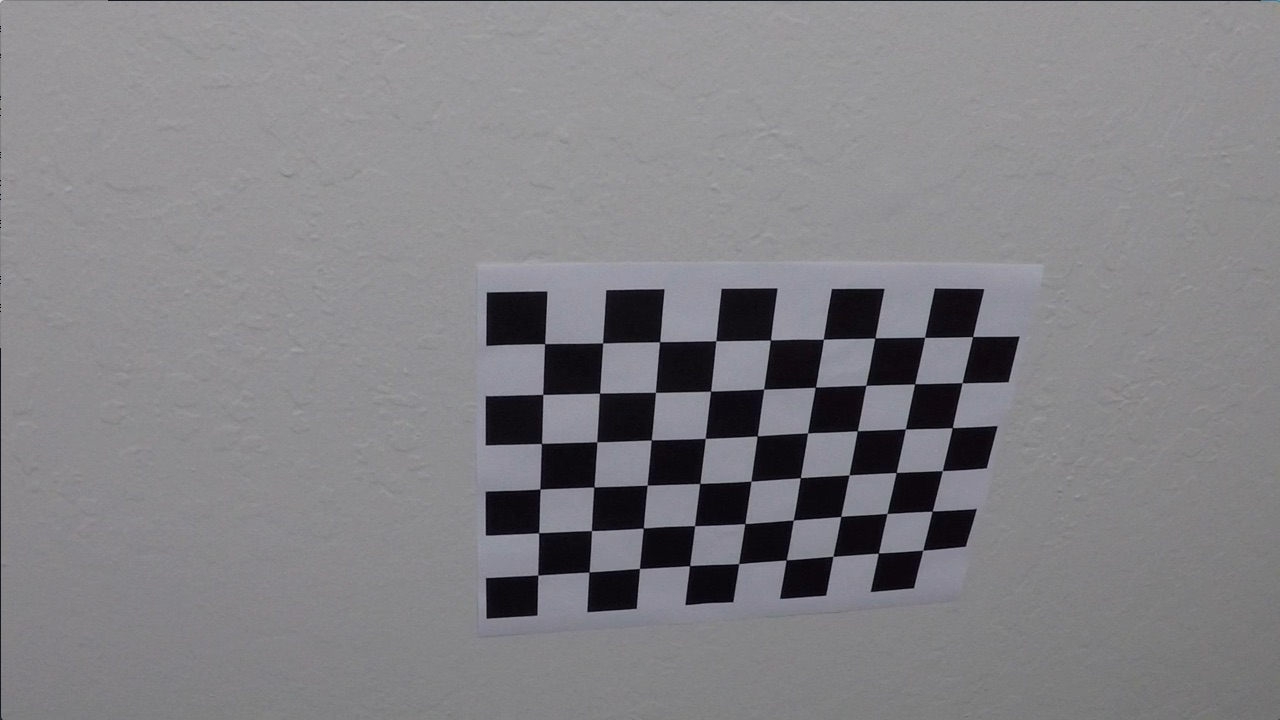
#> input picture camera_cal/calibration10.jpg, 1280 x 720 px
$ jupyter execute --allow-errors Untitled.ipynb   (shell and % lines are left out)   (older library calls are emulated)
#> lines starting #> are read from the running program, lines starting #| are printed output that depends on the picture; pictures that were not available may be replaced by others from this repository, and a replacement may not be noted
[cell 1]
import numpy as np
import pandas as pd
import cv2
import os
import glob
import matplotlib.pyplot as plt
import pickle
import time

[cell 2]
def calibrate():
    """
    This function is used to calibrate camera from images of chessboard
    captured from a camera for which camera matrix and distortion
    coefficients are to be calculated
    """
    # Create object points (0 0 0) ... (8 5 0)
    objp = np.zeros((9*6, 3), np.float32)

    # assign grid points to x and y keeping z as zero
    objp[:, :2] = np.mgrid[0:9, 0:6].T.reshape(-1, 2)

    # Stores all object points & img points from all images
    objpoints = []
    imgpoints = []

    # Get directory for all calibration images
    images = glob.glob('camera_cal/calibration*.jpg')

    for indx, fname in enumerate(images):

        img = cv2.imread(fname)
#> img is the input picture: shape (720, 1280, 3); mean B, G, R 133.1, 129.4, 130.2

        # Converting to grayclae - findChessboardCorners expects graysclae image
        gray = cv2.cvtColor(img, cv2.COLOR_BGR2GRAY)

        # Find inner corners of chess baord
        ret, corners = cv2.findChessboardCorners(gray, (9, 6), None)
#> ret = True; corners = 54 rows, first 8: [545.3, 343.1], [602.7, 342.8], [660.1, 341.3], [715.8, 340.7], [770.6, 340], [823.5, 339.2], [874.3, 338.5], [925.1, 337.4]

        if ret == True:
            objpoints.append(objp)
            imgpoints.append(corners)

    img_size = (img.shape[1], img.shape[0])
#> img_size = (1280, 720)

    # Calibrate camera
    ret, mtx, dist, rvecs, tvecs = cv2.calibrateCamera(objpoints, imgpoints, img_size, None, None)
#> ret = 1.03; mtx = [[1165.6, 0, 727.6], [0, 1156, 358.5], [0, 0, 1]]; dist = [[-0.293, 0.307, -0.00319, 0.005, -0.525]]; rvecs = ([0.48, -0.274, 0.0473], [0.00453, 0.394, -0.00586], [0.0145, 0.61, 0.0035]); tvecs = ([-3.09, -0.258, 19.56], [-18.71, -2.62, 31.34], [-1.31, -2.95, 21.96])

    # Save camera matrix and distortion coefficient to pickle file

    calibration_param = {}
    calibration_param['mtx'] = mtx
    calibration_param['dist'] = dist
    pickle.dump( calibration_param, open('camera_cal/calibration_pickle.pickle', 'wb') )

[cell 3]
calibrate()

[cell 4]
# [17 lines left out: function undistort_img, not called in this run]

[cell 5]
img = cv2.imread('camera_cal/calibration1.jpg')
undistorted_img = img

f, (ax1, ax2) = plt.subplots(1, 2, figsize = (20, 10))

#> (the rest of this cell did not finish here and is left out)

[cell 6]
img = cv2.imread('test_images/test5.jpg')

#cv2 read in BGR formate where as matplotlib as RGB
#> (the rest of this cell did not finish here and is left out)

[cell 7]
def img_threshold(img, s_thresh=(170, 255), sx_thresh=(20, 255)):

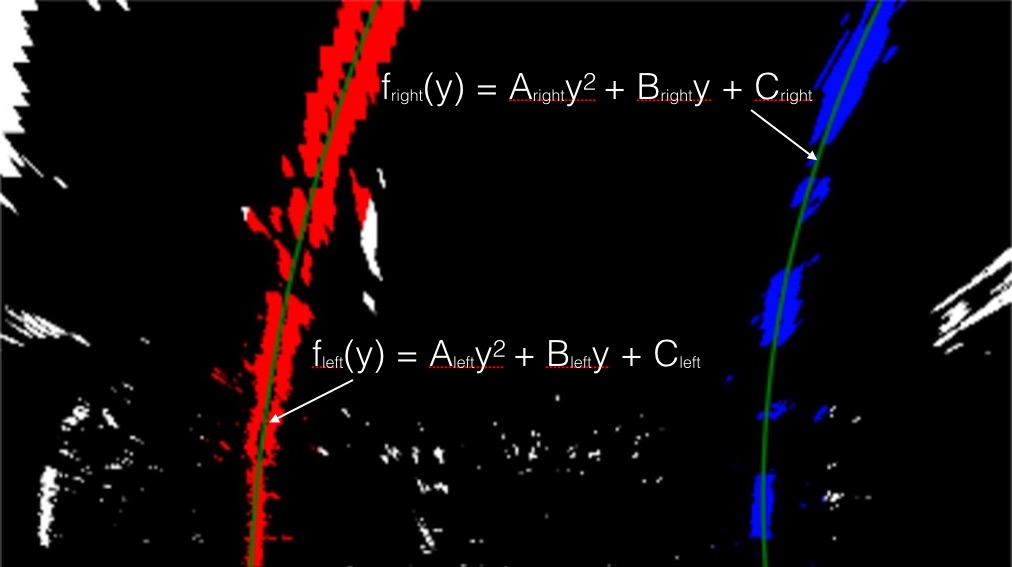
#> input picture examples/color_fit_lines.jpg, 1012 x 567 px, given in place of project_video.mp4, which was not available
#> further down, frame is the input picture: shape (567, 1012, 3); mean B, G, R 11.4, 8.2, 15.7
    undistorted_img = img
    hls = cv2.cvtColor(img, cv2.COLOR_RGB2HLS)

    l_channel = hls[:, :, 1]
    s_channel = hls[:, :, 2]


    sobelx = cv2.Sobel(l_channel, cv2.CV_64F, 1, 0)
    abs_sobelx = np.absolute(sobelx)
    scaled_sobel = np.uint8(255*abs_sobelx/np.max(abs_sobelx))

    sxbinary = np.zeros_like(scaled_sobel)
    sxbinary[(scaled_sobel >= sx_thresh[0]) & (scaled_sobel <= sx_thresh[1])] = 1

    s_binary = np.zeros_like(s_channel)
    s_binary[(s_channel >= s_thresh[0]) & (s_channel <= s_thresh[1])] = 1

    color_binary = np.dstack((np.zeros_like(sxbinary), sxbinary, s_binary)) * 255

    combined_binary = np.zeros_like(sxbinary)

    combined_binary[(s_binary == 1) | (sxbinary == 1)] = 1

    return combined_binary

[cell 8]
gambar = cv2.imread("lane_detection_hijau.jpeg")
#> (the rest of this cell did not finish here and is left out)

[cell 9]
# [27 lines left out: functions perspective_transform, inv_perspective_transform, not called in this run]

def get_hist(img):
    hist = np.sum(img[img.shape[0]//2:,:], axis=0)
    return hist

[cell 10]
# [82 lines left out: function find_lane_pixels, not called in this run]

[cell 11]
# [15 lines left out: function fit_poly, not called in this run]

[cell 12]
# [45 lines left out: function search_around_poly, not called in this run]

[cell 13]
# [27 lines left out: function measure_curvature_real, not called in this run]

[cell 14]
# [29 lines left out: function draw_lane, not called in this run]

[cell 15]
first_run = True
gleft_fit = gright_fit = None
offset = []

def Pipeline(img):
    global first_run, gleft_fit, gright_fit


    threshold_img, undistorted_img = img_threshold(img)
#> call 2 of img_threshold, with s_thresh = (170, 255), sx_thresh = (20, 255)
#> in img_threshold (call 2), `hls = cv2.cvtColor(img, cv2.COLOR_RGB2HLS)`: hls: shape (567, 1012, 3); mean of channels 0, 1, 2 14.2, 13.6, 37.6
#> in img_threshold (call 2), `l_channel = hls[:, :, 1]`:
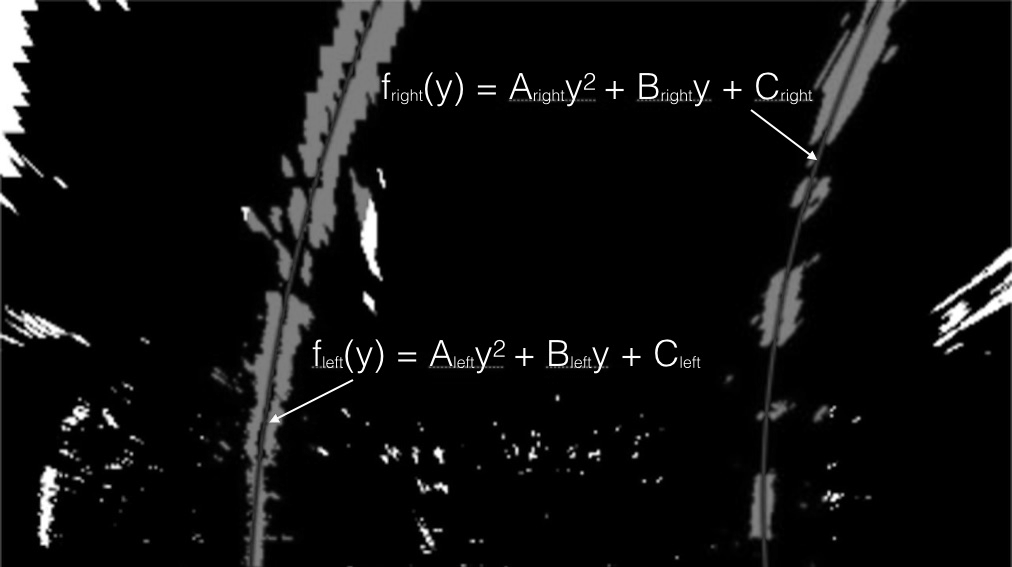
#> l_channel: shape (567, 1012); min 0, max 255, mean 13.6
#> in img_threshold (call 2), `s_channel = hls[:, :, 2]`:
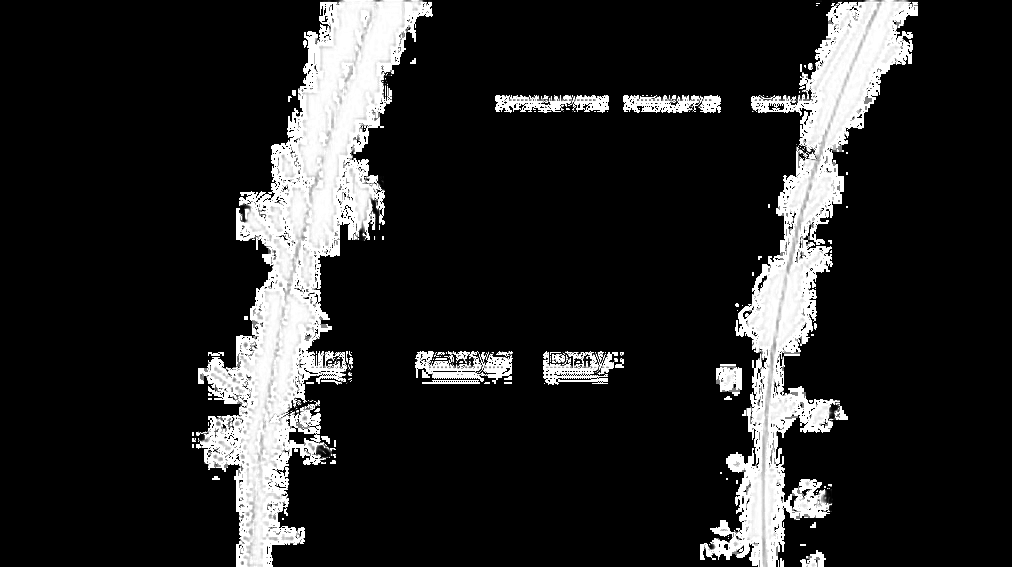
#> s_channel: shape (567, 1012); min 0, max 255, mean 37.6
#> in img_threshold (call 2), `sobelx = cv2.Sobel(l_channel, cv2.CV_64F, 1, 0)`:
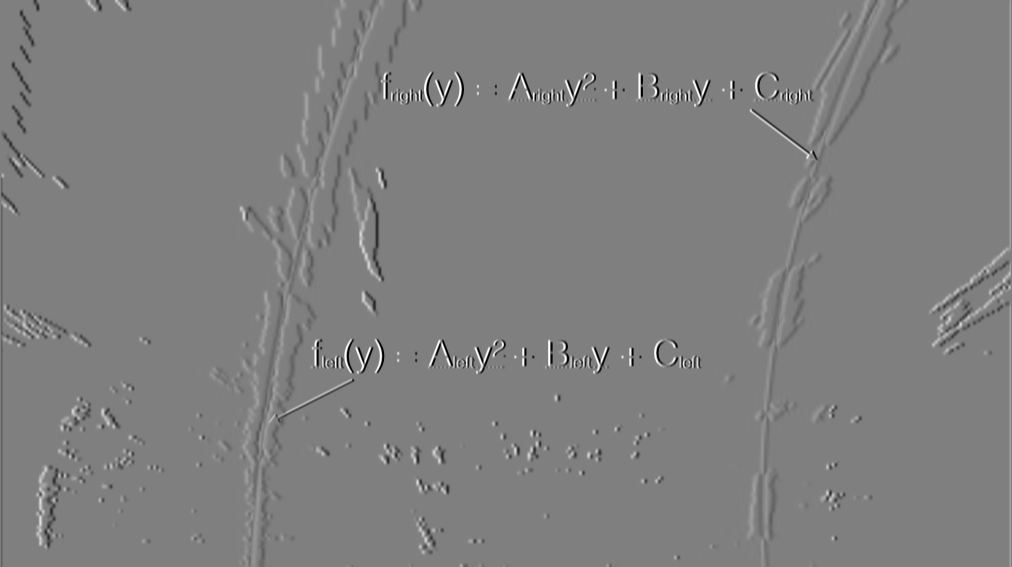
#> sobelx: shape (567, 1012) float64; min -1020, max 1020, mean -0.4; drawn with min black and max white
#> in img_threshold (call 2), `abs_sobelx = np.absolute(sobelx)`:
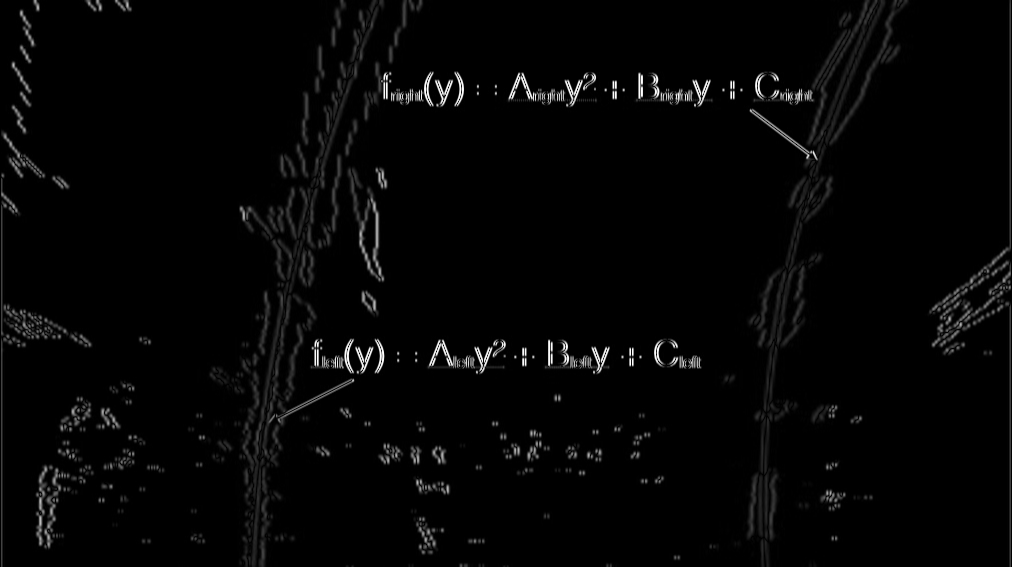
#> abs_sobelx: shape (567, 1012) float64; min 0, max 1020, mean 21.5; drawn with min black and max white

    warped_img = perspective_transform(threshold_img)

    if first_run:
        leftx, lefty, rightx, righty = find_lane_pixels(warped_img)
        left_fit, right_fit = fit_poly(leftx, lefty, rightx, righty)
        gleft_fit = left_fit
        gright_fit = right_fit
        first_run = False
    else:
        leftx, lefty, rightx, righty = search_around_poly(warped_img, gleft_fit, gright_fit)
        left_fit, right_fit = fit_poly(leftx, lefty, rightx, righty)
        gleft_fit = left_fit
        gright_fit = right_fit

    #print(left_fitx, right_fitx)
    measures = measure_curvature_real(left_fit, right_fit, img_shape = img.shape)


    final_img = draw_lane(warped_img, undistorted_img, left_fit, right_fit)

    # writing lane curvature and vehical offset on t image
    font = cv2.FONT_HERSHEY_SIMPLEX
    fontColor = (0, 0, 0)
    fontSize = 1
    cv2.putText(final_img, 'Lane Curvature: {:.0f} m'.format(np.mean([measures[0],measures[1]])),
                (500, 620), font, fontSize, fontColor, 2)
    cv2.putText(final_img, 'Vehicle offset: {:.4f} m'.format(measures[2]), (500, 650), font, fontSize, fontColor, 2)
    offset.append("{:.4f}".format(measures[2]))

    return final_img

#> (a cell that did not finish here is left out)

#> (a cell that did not finish here is left out)

[cell 18]
video = cv2.VideoCapture("project_video.mp4")
cap = video
fps = cap.get(cv2.CAP_PROP_FPS)

timestamps = [cap.get(cv2.CAP_PROP_POS_MSEC)]
calc_timestamps = [0.0]

[cell 19]
process = []
#> (the rest of this cell did not finish here and is left out)

[cell 20]
len(offset)

[cell 21]
import pandas as pd
import numpy as np

row = []
for i in range(0,len(process)):
    row.append([offset[i], process[i]])

arr = np.asarray(row)
#> (the rest of this cell did not finish here and is left out)
